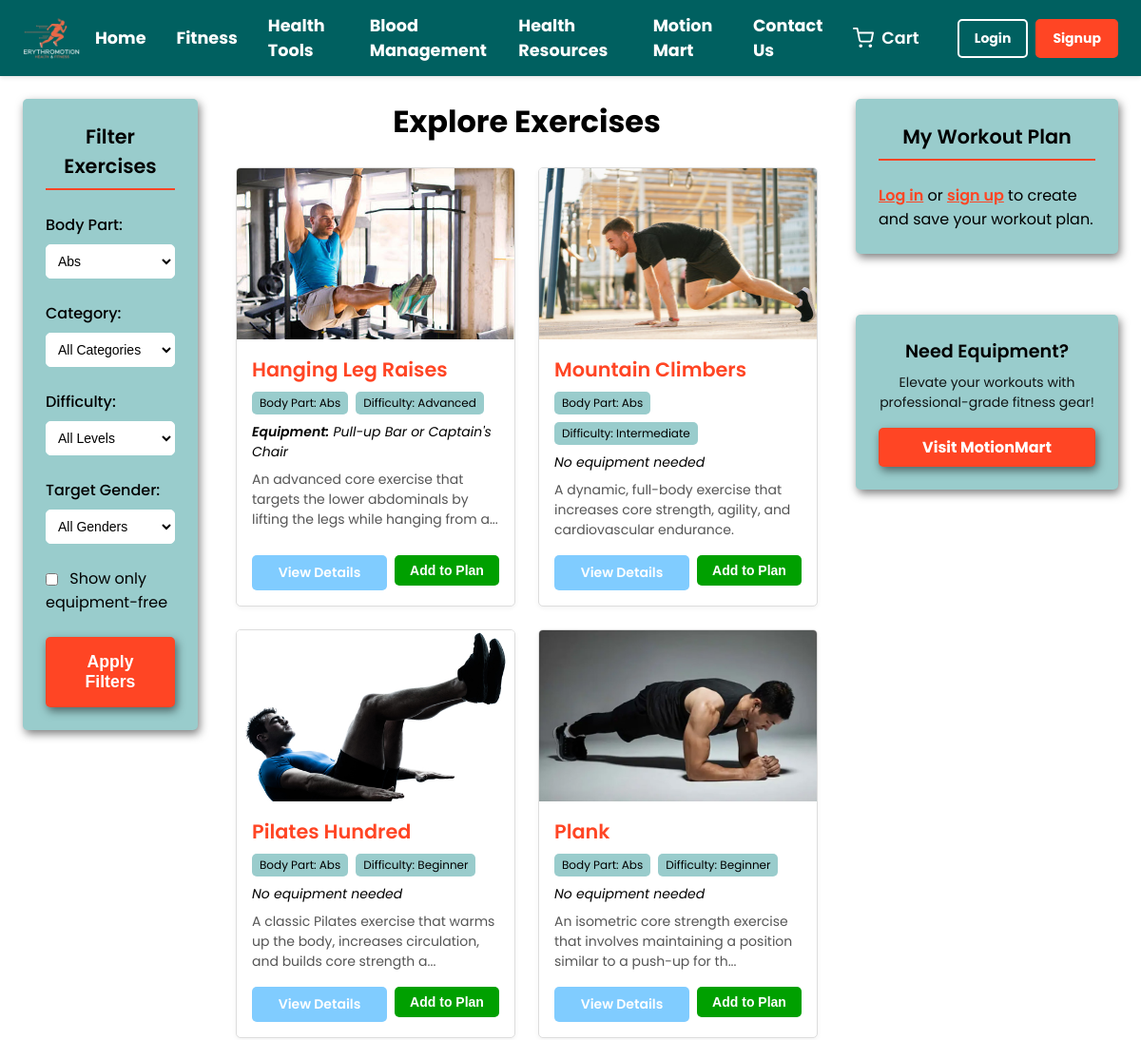
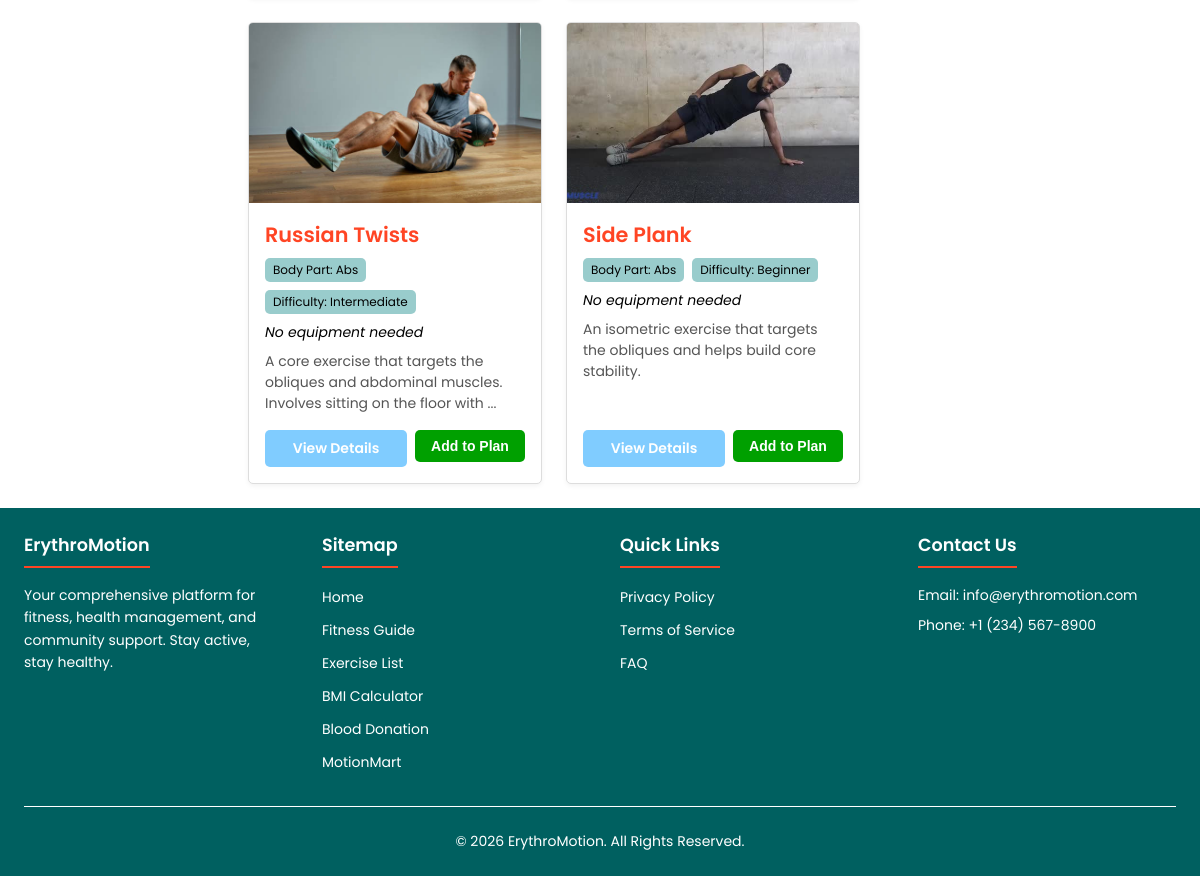
/exercise.php?body_part=Abs, run on the app's committed database (2 pictures, top to bottom).
### tables this page shows
CREATE TABLE IF NOT EXISTS exercises (
    exercise_id INT AUTO_INCREMENT PRIMARY KEY,
    name VARCHAR(255) NOT NULL,
    description TEXT NULL,
    body_part_targeted VARCHAR(100) NULL,
    category_type VARCHAR(100) NULL,
    difficulty_level ENUM('Beginner', 'Intermediate', 'Advanced') NOT NULL,
    equipment_needed BOOLEAN NOT NULL DEFAULT 0,
    equipment_details VARCHAR(255) NULL,
    image_url VARCHAR(255) NULL,
    video_url VARCHAR(255) NULL,
    gender_target ENUM('Unisex', 'Male', 'Female') DEFAULT 'Unisex',
    notes TEXT NULL,
    is_featured BOOLEAN DEFAULT 0
);

### exercise.php (the view, shortened to what this page needs)
<?php
$root_path_prefix = "";
include __DIR__ . '/includes/db_connect.php';
$current_user_id = $_SESSION['user_id'] ?? null;
$pdo = null;
try {
    $pdo = new PDO("mysql:host=$db_host;dbname=$db_name;charset=utf8mb4", $db_user, $db_pass);
    $pdo->setAttribute(PDO::ATTR_ERRMODE, PDO::ERRMODE_EXCEPTION);
    $pdo->setAttribute(PDO::ATTR_DEFAULT_FETCH_MODE, PDO::FETCH_ASSOC);
} catch (PDOException $e) {
    die("Could not connect to the database: " . $e->getMessage());
}
$page_errors = [];
$sql = "SELECT * FROM exercises WHERE 1=1";
$params = [];
$filter_body_part = $_GET['body_part'] ?? '';
$filter_equipment_free_only = isset($_GET['equipment_free_only']);
if (!empty($filter_body_part)) {
    $sql .= " AND body_part_targeted = :body_part";
    $params[':body_part'] = $filter_body_part;
}
$sql .= " ORDER BY name ASC";
try {
    $stmt = $pdo->prepare($sql);
    $stmt->execute($params);
    $exercises = $stmt->fetchAll();
} catch (PDOException $e) {
    $exercises = [];
    $page_errors[] = "Error fetching exercises: " . $e->getMessage();
}
$user_plan_exercises = [];
$body_parts = ['Chest', 'Back', 'Legs', 'Shoulders', 'Biceps', 'Triceps', 'Abs', 'Full Body'];
?>
<!DOCTYPE html>
<html lang="en">
<head>
    <link rel="stylesheet" href="<?php echo $root_path_prefix; ?>css/variables.css">
    <link rel="stylesheet" href="<?php echo $root_path_prefix; ?>css/navbar.css">
    <link rel="stylesheet" href="<?php echo $root_path_prefix; ?>css/footer.css">
    <link rel="stylesheet" href="<?php echo $root_path_prefix; ?>css/exercise.css">
</head>
<body>
    <?php include __DIR__ . '/includes/navbar.php'; ?>
    <main class="exercise-page-main">
        <div class="exercise-page-layout">
            <aside class="filter-section styled-sidebar-box">
                <h2>Filter Exercises</h2>
                <form method="GET" action="<?php echo $root_path_prefix; ?>exercise.php" class="filter-form">
                    <div class="form-group">
                        <label for="body_part">Body Part:</label>
                        <select name="body_part" id="body_part">
                            <?php foreach ($body_parts as $part): ?>
                                <option value="<?php echo htmlspecialchars($part); ?>" <?php echo ($filter_body_part == $part) ? 'selected' : ''; ?>><?php echo htmlspecialchars($part); ?></option>
                            <?php endforeach; ?>
                        </select>
                    </div>
                    <div class="form-group">
                        <label for="category_type">Category:</label>
                        <select name="category_type" id="category_type">
                            <option value="">All Categories</option>
                        </select>
                    </div>
                    <div class="form-group">
                        <label for="difficulty_level">Difficulty:</label>
                        <select name="difficulty_level" id="difficulty_level">
                            <option value="">All Levels</option>
                        </select>
                    </div>
                    <div class="form-group">
                        <label for="gender_target">Target Gender:</label>
                        <select name="gender_target" id="gender_target">
                            <option value="">All Genders</option>
                        </select>
                    </div>
                    <div class="form-group checkbox-group">
                        <input type="checkbox" name="equipment_free_only" id="equipment_free_only" value="1" <?php echo $filter_equipment_free_only ? 'checked' : ''; ?>>
                        <label for="equipment_free_only">Show only equipment-free</label>
                    </div>
                    <button type="submit" class="filter-button">Apply Filters</button>
                </form>
            </aside>
            <section class="exercise-list-section">
                <h1>Explore Exercises</h1>
                <?php if (empty($exercises)): ?>
                    <p class="no-exercises">No exercises found matching your criteria. Try adjusting the filters!</p>
                <?php else: ?>
                    <div class="exercise-grid">
                        <?php foreach ($exercises as $exercise): ?>
                            <div class="exercise-card">
                                <img src="<?php echo $root_path_prefix; ?><?php echo !empty($exercise['image_url']) ? htmlspecialchars($exercise['image_url']) : 'images/exercises/placeholder.png'; ?>" alt="<?php echo htmlspecialchars($exercise['name']); ?>" class="exercise-image">
                                <div class="exercise-card-content">
                                    <h3><?php echo htmlspecialchars($exercise['name']); ?></h3>
                                    <p class="exercise-meta">
                                        <span>Body Part: <?php echo htmlspecialchars($exercise['body_part_targeted']); ?></span>
                                        <span>Difficulty: <?php echo htmlspecialchars($exercise['difficulty_level']); ?></span>
                                    </p>
                                    <?php if ($exercise['equipment_needed'] && !empty($exercise['equipment_details'])): ?>
                                        <p class="equipment-needed"><strong>Equipment:</strong> <?php echo htmlspecialchars($exercise['equipment_details']); ?></p>
                                    <?php elseif ($exercise['equipment_needed']): ?>
                                        <p class="equipment-needed"><strong>Equipment:</strong> Required</p>
                                    <?php else: ?>
                                        <p class="equipment-free">No equipment needed</p>
                                    <?php endif; ?>
                                    <p class="exercise-description-snippet"><?php echo htmlspecialchars(substr($exercise['description'] ?? '', 0, 100)) . (strlen($exercise['description'] ?? '') > 100 ? '...' : ''); ?></p>
                                    <div class="exercise-actions">
                                        <a href="<?php echo $root_path_prefix; ?>exercise_details.php?id=<?php echo $exercise['exercise_id']; ?>" class="details-button">View Details</a>
                                        <form method="POST" action="<?php echo $root_path_prefix; ?>exercise.php<?php echo htmlspecialchars(empty($_SERVER['QUERY_STRING']) ? '' : '?' . $_SERVER['QUERY_STRING']); ?>" class="add-to-plan-form">
                                            <button type="submit" name="add_to_plan_action" class="add-to-plan-button">Add to Plan</button>
                                        </form>
                                    </div>
                                </div>
                            </div>
                        <?php endforeach; ?>
                    </div>
                <?php endif; ?>
            </section>
            <aside class="right-aside-section">
                <div class="user-plan-content-box styled-sidebar-box">
                    <h2>My Workout Plan</h2>
                    <?php if ($current_user_id): ?>
                        <?php if (!empty($user_plan_exercises)): ?>
                            <ul class="user-plan-list">
                                <?php foreach ($user_plan_exercises as $plan_item): ?>
                                    <li class="user-plan-item">
                                        <span><?php echo htmlspecialchars($plan_item['name']); ?></span>
                                        <form method="POST" action="<?php echo $root_path_prefix; ?>exercise.php<?php echo htmlspecialchars(empty($_SERVER['QUERY_STRING']) ? '' : '?' . $_SERVER['QUERY_STRING']); ?>" class="remove-item-form">
                                            <input type="hidden" name="plan_entry_id_to_remove" value="<?php echo $plan_item['plan_entry_id']; ?>">
                                            <button type="submit" name="remove_from_plan_action" class="remove-item-button" title="Remove exercise">×</button>
                                        </form>
                                    </li>
                                <?php endforeach; ?>
                            </ul>
                            <form method="POST" action="<?php echo $root_path_prefix; ?>exercise.php<?php echo htmlspecialchars(empty($_SERVER['QUERY_STRING']) ? '' : '?' . $_SERVER['QUERY_STRING']); ?>" class="clear-plan-form">
                                <input type="hidden" name="clear_my_plan" value="1">
                                <button type="submit" class="clear-plan-button">Clear My Plan</button>
                            </form>
                        <?php else: ?>
                            <p>Your workout plan is empty. Add some exercises!</p>
                        <?php endif; ?>
                    <?php else: ?>
                        <p><a href="<?php echo $root_path_prefix; ?>login.php?redirect=<?php echo urlencode('exercise.php'); ?>">Log in</a> or <a href="<?php echo $root_path_prefix; ?>signup.php">sign up</a> to create and save your workout plan.</p>
                    <?php endif; ?>
                </div>
                <div class="cta-motionmart-sidebar-box styled-sidebar-box">
                    <h2>Need Equipment?</h2>
                    <p>Elevate your workouts with professional-grade fitness gear!</p>
                    <a href="<?php echo $root_path_prefix; ?>motionmart.php" class="cta-button" id="motionmart-cta-button-sidebar">Visit MotionMart</a>
                </div>
            </aside>
        </div>
    </main>
    <?php include __DIR__ . '/includes/footer.php'; ?>
</body>
</html>

### css/variables.css (style rules this page uses)
:root { --primary-color: #ff4524; --primary-color-darker: #c9361c; --secondary-color: #80ccff; --success-color: #00a000; --error-color: red; --text-color-primary: #000000; --white-text-color: white; --text-color-secondary: #555555; --white: white; --black: black; --background-color: #006060; --background-color-light: #99cccc; --border-color: #ffffff; --font-family-primary: 'Poppins', 'Roboto', 'Segoe UI', Arial, sans-serif; --font-size-base: 16px; --font-size-small: 0.875rem; --font-size-medium: 1.1rem; --font-size-large: 1.7rem; --spacing-unit: 0.5rem; --spacing-xs: var(--spacing-unit); --spacing-sm: calc(var(--spacing-unit) * 2); --spacing-md: calc(var(--spacing-unit) * 3); --spacing-lg: calc(var(--spacing-unit) * 5); --navbar-height: 5rem; --border-radius: 5px; --transition-speed: 0.3s; --box-shadow: 2px 4px 10px rgba(0, 0, 0, 0.5); }

### css/navbar.css (style rules this page uses)
*, *::before, *::after { box-sizing: border-box; margin: 0; padding: 0; }
body { padding-top: var(--navbar-height); font-family: var(--font-family-primary); background-color: var(--white); }

### exercise.php (style rules this page uses)
body { display: flex; flex-direction: column; min-height: 100vh; }
main { flex-grow: 1; }

### data on the page
exercises: image_url (picture), name "Hanging Leg Raises", body_part_targeted "Abs", difficulty_level "Advanced", equipment_details "Pull-up Bar or Captain's Chair", description "An advanced core exercise that targets the lower abdominals by lifting the legs while hanging from a"
exercises: image_url (picture), name "Mountain Climbers", body_part_targeted "Abs", difficulty_level "Intermediate", equipment_needed "No equipment needed", description "A dynamic, full-body exercise that increases core strength, agility, and cardiovascular endurance."
exercises: image_url (picture), name "Pilates Hundred", body_part_targeted "Abs", difficulty_level "Beginner", equipment_needed "No equipment needed", description "A classic Pilates exercise that warms up the body, increases circulation, and builds core strength a"
exercises: image_url (picture), name "Plank", body_part_targeted "Abs", difficulty_level "Beginner", equipment_needed "No equipment needed", description "An isometric core strength exercise that involves maintaining a position similar to a push-up for th"
exercises: image_url (picture), name "Russian Twists", body_part_targeted "Abs", difficulty_level "Intermediate", equipment_needed "No equipment needed", description "A core exercise that targets the obliques and abdominal muscles. Involves sitting on the floor with"
exercises: image_url (picture), name "Side Plank", body_part_targeted "Abs", difficulty_level "Beginner", equipment_needed "No equipment needed", description "An isometric exercise that targets the obliques and helps build core stability."

### other printed values
form field body_part "Abs"
